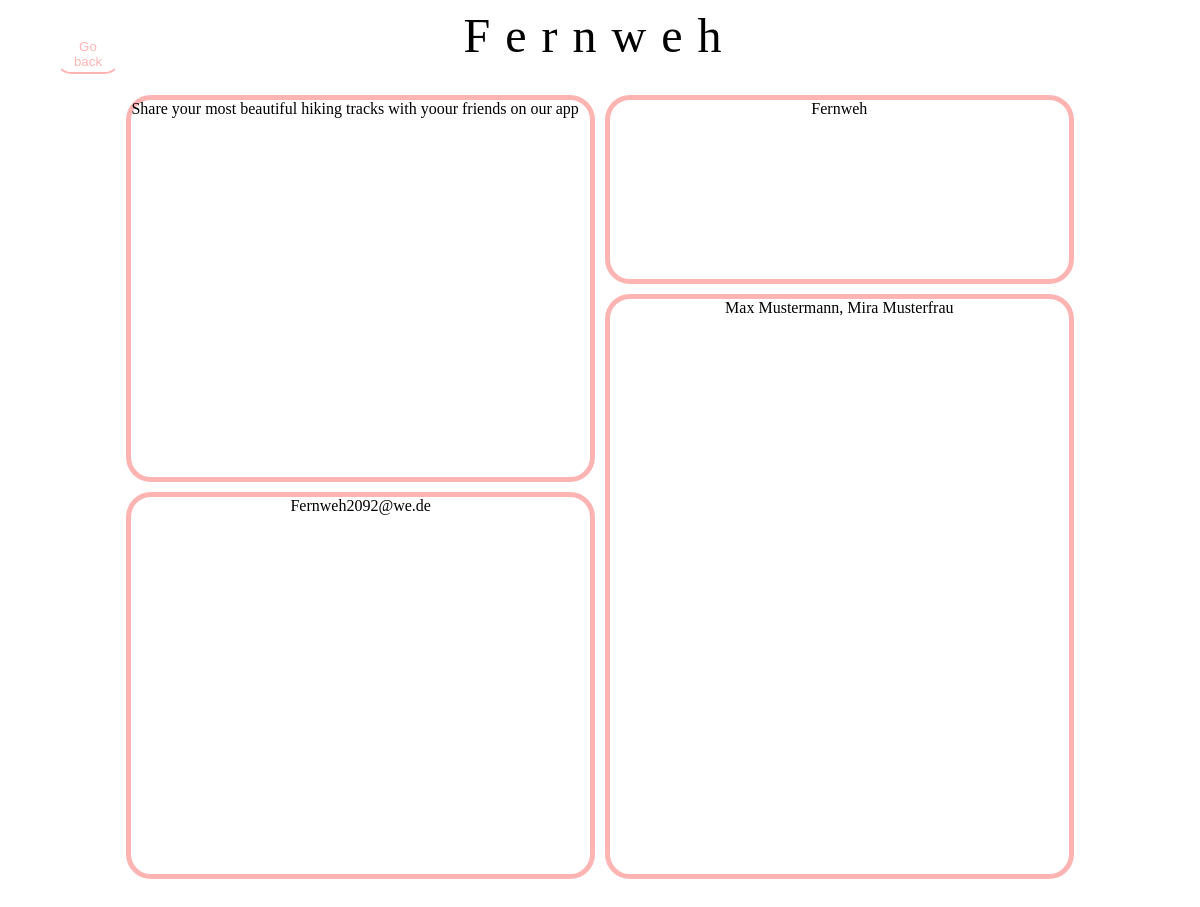
Page /single_upload/4 on the committed database.
### app/users/models.py (models this page shows)
class Upload (db.Model, CRUDMixin, UserMixin):
    id= db.Column(db.Integer, primary_key = True)
    idea = db.Column(db.String(400))
    team = db.Column(db.String(400))
    contact = db.Column(db.String(400))
    title = db.Column(db.String(80), index = True, unique = True)
    user_id = db.Column(db.Integer, db.ForeignKey('user.id'))

### app/users/routes.py (the view)
@blueprint.get("/single_upload/<upload_id>")
def get_single_upload(upload_id):
    upload = Upload.query.filter_by(id = upload_id).first()
    return render_template ("single_upload.html", upload = upload)

### app/templates/single_upload.html (shortened to what this page needs)
{% block head %}
<link rel="stylesheet" href="{{ url_for('static', filename='css/single_upload.css') }}">
{% endblock %}
{% block body%}
<div class="WebsiteHeadline">
    <button class="back" onclick="history.back()" >
      Go back
    </button>
      <h1>{{upload.title}}</h1>
  </div>
<div class = "grid-container">
    <p type="text" name=idea class="item1" style="  overflow-wrap:break-word;">{{upload.idea}}</p>
    <p type ="text" name=title class = "item2">{{upload.title}}</p>
    <p type ="text" name =team class = "item3">{{upload.team}}</p>
    <p type ="text" name =contact class = "item4">{{upload.contact}}</p>
</div>
{%endblock%}

### app/static/css/single_upload.css (style rules this page uses)
.WebsiteHeadline h1 { color: black; font-family: "Futura"; letter-spacing: 15px; margin-top: 5px; font-size: 3em; font-weight: normal; width: fit-content; text-align:center; margin: auto; margin-bottom: 4vh; justify-self: center; }
.WebsiteHeadline button { justify-self: flex-end; margin-top: 3vh; margin-left: 3vw; height: 5vh; width: 8vh; float: left; background-color: white; color: #FFB4B4; border-style: solid; border-color: white; border-bottom-color:#FFB4B4; transition: box-shadow; transition-duration: 0.4s; }
.grid-container { font-family: "Futura"; display: grid; padding-left: 10%; padding-right: 10%; padding-bottom: 5%; height: 100%; grid-template-columns: 1fr 1fr ; grid-template-rows: 1fr 1fr 1fr 1fr ; gap: 10px; outline: none; grid-auto-columns: minmax(100px, auto); transition: box-shadow; grid-template-areas: "one two" "one three" "four three" "four three"; }
.item1 { grid-area: one; display: block; border: none; margin: 0; box-sizing: border-box; border-style: solid; border-color: #FFB4B4; border-width: 5px; border-radius: 25px; outline: none; align-items: center; justify-content: center; max-width: 40vw; }
.item2 { grid-area: two; display: block; border: none; margin: 0; box-sizing: border-box; border-style: solid; border-color: #FFB4B4; border-width: 5px; border-radius: 25px; outline: none; text-align:center; }
.item3 { grid-area: three; display: block; border: none; margin: 0; box-sizing: border-box; border-style: solid; border-color: #FFB4B4; border-width: 5px; border-radius: 25px; outline: none; text-align: center; }
.item4 { grid-area: four; display: block; border: none; margin: 0; box-sizing: border-box; border-style: solid; border-color: #FFB4B4; border-width: 5px; border-radius: 25px; outline: none; text-align: center; }
.back { top: 10px; left:20px; border-radius: 15px; justify-self: flex-end; margin-top: 5px; margin-left: 3vw; height: 5vh; width: 8vh; background-color: white; color: #FFB4B4; border-style: solid; border-color: white; border-bottom-color:#FFB4B4; transition: box-shadow; transition-duration: 0.4s; position: absolute; }

### rows in the picture
Upload: title "Fernweh", idea "Share your most beautiful hiking tracks with yoour friends on our app", team "Max Mustermann, Mira Musterfrau", contact "Fernweh2092@we.de"
